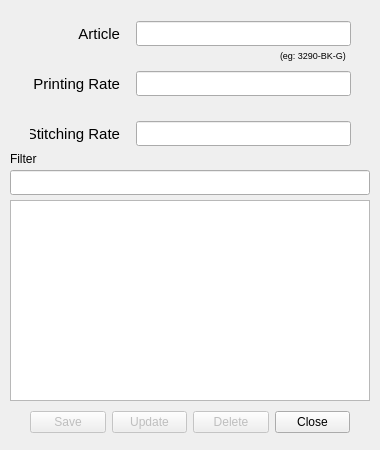
<?xml version="1.0" encoding="UTF-8"?>
<ui version="4.0">
 <class>DialogManageOSC</class>
 <widget class="QWidget" name="DialogManageOSC">
  <property name="geometry">
   <rect>
    <x>0</x>
    <y>0</y>
    <width>380</width>
    <height>450</height>
   </rect>
  </property>
  <property name="windowTitle">
   <string>Manage OS Charges</string>
  </property>
  <widget class="QTableView" name="tv_filter_box">
   <property name="geometry">
    <rect>
     <x>10</x>
     <y>200</y>
     <width>360</width>
     <height>201</height>
    </rect>
   </property>
  </widget>
  <widget class="QLineEdit" name="text_filter">
   <property name="geometry">
    <rect>
     <x>10</x>
     <y>170</y>
     <width>360</width>
     <height>25</height>
    </rect>
   </property>
  </widget>
  <widget class="QWidget" name="layoutWidget">
   <property name="geometry">
    <rect>
     <x>30</x>
     <y>70</y>
     <width>321</width>
     <height>27</height>
    </rect>
   </property>
   <layout class="QHBoxLayout" name="horizontalLayout_2">
    <item>
     <widget class="QLabel" name="label_print">
      <property name="minimumSize">
       <size>
        <width>90</width>
        <height>0</height>
       </size>
      </property>
      <property name="maximumSize">
       <size>
        <width>90</width>
        <height>16777215</height>
       </size>
      </property>
      <property name="font">
       <font>
        <pointsize>11</pointsize>
       </font>
      </property>
      <property name="text">
       <string>Printing Rate</string>
      </property>
      <property name="alignment">
       <set>Qt::AlignRight|Qt::AlignTrailing|Qt::AlignVCenter</set>
      </property>
     </widget>
    </item>
    <item>
     <spacer name="horizontalSpacer_2">
      <property name="orientation">
       <enum>Qt::Horizontal</enum>
      </property>
      <property name="sizeType">
       <enum>QSizePolicy::Fixed</enum>
      </property>
      <property name="sizeHint" stdset="0">
       <size>
        <width>10</width>
        <height>20</height>
       </size>
      </property>
     </spacer>
    </item>
    <item>
     <widget class="QLineEdit" name="text_print_rate">
      <property name="sizePolicy">
       <sizepolicy hsizetype="Expanding" vsizetype="Fixed">
        <horstretch>0</horstretch>
        <verstretch>0</verstretch>
       </sizepolicy>
      </property>
      <property name="minimumSize">
       <size>
        <width>0</width>
        <height>25</height>
       </size>
      </property>
     </widget>
    </item>
   </layout>
  </widget>
  <widget class="QWidget" name="layoutWidget_2">
   <property name="geometry">
    <rect>
     <x>30</x>
     <y>120</y>
     <width>321</width>
     <height>27</height>
    </rect>
   </property>
   <layout class="QHBoxLayout" name="horizontalLayout_3">
    <item>
     <widget class="QLabel" name="label_stitch">
      <property name="minimumSize">
       <size>
        <width>90</width>
        <height>0</height>
       </size>
      </property>
      <property name="maximumSize">
       <size>
        <width>90</width>
        <height>16777215</height>
       </size>
      </property>
      <property name="font">
       <font>
        <pointsize>11</pointsize>
       </font>
      </property>
      <property name="text">
       <string>Stitching Rate</string>
      </property>
      <property name="alignment">
       <set>Qt::AlignRight|Qt::AlignTrailing|Qt::AlignVCenter</set>
      </property>
     </widget>
    </item>
    <item>
     <spacer name="horizontalSpacer_3">
      <property name="orientation">
       <enum>Qt::Horizontal</enum>
      </property>
      <property name="sizeType">
       <enum>QSizePolicy::Fixed</enum>
      </property>
      <property name="sizeHint" stdset="0">
       <size>
        <width>10</width>
        <height>20</height>
       </size>
      </property>
     </spacer>
    </item>
    <item>
     <widget class="QLineEdit" name="text_stitch_rate">
      <property name="sizePolicy">
       <sizepolicy hsizetype="Expanding" vsizetype="Fixed">
        <horstretch>0</horstretch>
        <verstretch>0</verstretch>
       </sizepolicy>
      </property>
      <property name="minimumSize">
       <size>
        <width>0</width>
        <height>25</height>
       </size>
      </property>
     </widget>
    </item>
   </layout>
  </widget>
  <widget class="QLabel" name="label_4">
   <property name="geometry">
    <rect>
     <x>10</x>
     <y>150</y>
     <width>47</width>
     <height>16</height>
    </rect>
   </property>
   <property name="text">
    <string>Filter</string>
   </property>
   <property name="alignment">
    <set>Qt::AlignBottom|Qt::AlignLeading|Qt::AlignLeft</set>
   </property>
  </widget>
  <widget class="QLabel" name="label_5">
   <property name="geometry">
    <rect>
     <x>280</x>
     <y>50</y>
     <width>71</width>
     <height>20</height>
    </rect>
   </property>
   <property name="font">
    <font>
     <pointsize>7</pointsize>
    </font>
   </property>
   <property name="text">
    <string>(eg: 3290-BK-G)</string>
   </property>
   <property name="alignment">
    <set>Qt::AlignLeading|Qt::AlignLeft|Qt::AlignTop</set>
   </property>
  </widget>
  <widget class="QWidget" name="layoutWidget">
   <property name="geometry">
    <rect>
     <x>30</x>
     <y>20</y>
     <width>321</width>
     <height>27</height>
    </rect>
   </property>
   <layout class="QHBoxLayout" name="horizontalLayout">
    <item>
     <widget class="QLabel" name="label_article">
      <property name="sizePolicy">
       <sizepolicy hsizetype="Fixed" vsizetype="Preferred">
        <horstretch>0</horstretch>
        <verstretch>0</verstretch>
       </sizepolicy>
      </property>
      <property name="minimumSize">
       <size>
        <width>90</width>
        <height>0</height>
       </size>
      </property>
      <property name="maximumSize">
       <size>
        <width>90</width>
        <height>16777215</height>
       </size>
      </property>
      <property name="font">
       <font>
        <pointsize>11</pointsize>
       </font>
      </property>
      <property name="text">
       <string>Article</string>
      </property>
      <property name="alignment">
       <set>Qt::AlignRight|Qt::AlignTrailing|Qt::AlignVCenter</set>
      </property>
     </widget>
    </item>
    <item>
     <spacer name="horizontalSpacer">
      <property name="orientation">
       <enum>Qt::Horizontal</enum>
      </property>
      <property name="sizeType">
       <enum>QSizePolicy::Fixed</enum>
      </property>
      <property name="sizeHint" stdset="0">
       <size>
        <width>10</width>
        <height>20</height>
       </size>
      </property>
     </spacer>
    </item>
    <item>
     <widget class="QLineEdit" name="text_article">
      <property name="sizePolicy">
       <sizepolicy hsizetype="Expanding" vsizetype="Fixed">
        <horstretch>0</horstretch>
        <verstretch>0</verstretch>
       </sizepolicy>
      </property>
      <property name="minimumSize">
       <size>
        <width>0</width>
        <height>25</height>
       </size>
      </property>
     </widget>
    </item>
   </layout>
  </widget>
  <widget class="QWidget" name="layoutWidget">
   <property name="geometry">
    <rect>
     <x>30</x>
     <y>410</y>
     <width>320</width>
     <height>25</height>
    </rect>
   </property>
   <layout class="QHBoxLayout" name="horizontalLayout_4">
    <item>
     <widget class="QPushButton" name="btn_save">
      <property name="enabled">
       <bool>false</bool>
      </property>
      <property name="text">
       <string>Save</string>
      </property>
     </widget>
    </item>
    <item>
     <widget class="QPushButton" name="btn_update">
      <property name="enabled">
       <bool>false</bool>
      </property>
      <property name="text">
       <string>Update</string>
      </property>
     </widget>
    </item>
    <item>
     <widget class="QPushButton" name="btn_delete">
      <property name="enabled">
       <bool>false</bool>
      </property>
      <property name="text">
       <string>Delete</string>
      </property>
     </widget>
    </item>
    <item>
     <widget class="QPushButton" name="btn_close">
      <property name="text">
       <string>Close</string>
      </property>
     </widget>
    </item>
   </layout>
  </widget>
 </widget>
 <resources/>
 <connections/>
</ui>
